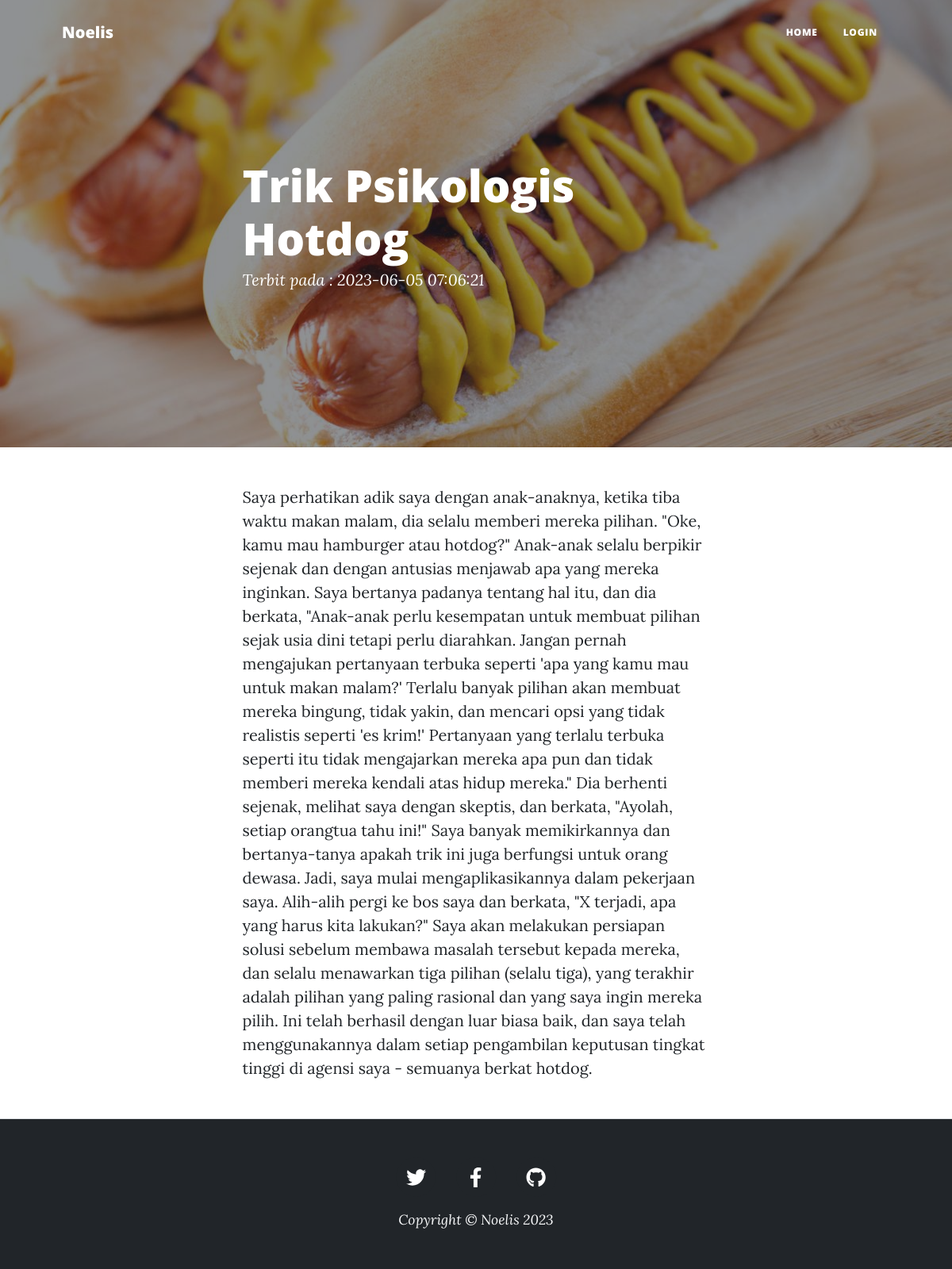
/index.php/blog/detail/artikel-1, run on the app's committed database.
### tables this page shows
CREATE TABLE IF NOT EXISTS `blog` (
`id` int(11) NOT NULL,
  `title` varchar(255) NOT NULL,
  `ringkasan` varchar(255) NOT NULL,
  `content` text NOT NULL,
  `url` varchar(255) NOT NULL,
  `cover` varchar(255) NOT NULL,
  `date` timestamp NOT NULL DEFAULT CURRENT_TIMESTAMP ON UPDATE CURRENT_TIMESTAMP
);

### application/controllers/Blog.php (called while the page is built, shortened)
<?php
class Blog extends CI_Controller {
    public function __construct(){
        $this->load->model('Blog_model');
    }
    public function detail($url)
    {
        $query = $this->Blog_model->getSingleBlog('url',$url);
        $data['blog'] = $query->row_array();
        $this->load->view('detail', $data);
    }
}
?>

### index.php (called while the page is built, shortened)
<?php
require_once BASEPATH.'core/CodeIgniter.php';

### application/models/Blog_model.php (called while the page is built, shortened)
<?php
class Blog_model extends CI_Model {
    public function getSingleBlog($field, $value) {
        $this->db->where($field, $value);
        return $this->db->get("blog");
    }
}

### application/views/detail.php (the view, shortened to what this page needs)
<?php
if(empty($blog['cover'])){
    $cover = base_url().'assets/assets/img/post-bg.jpg';
} else {
    $cover = base_url().'uploads/'.$blog['cover'];
}
?>
    <header class="masthead" style="background-image: url('<?= $cover;?>')">
        <div class="container position-relative px-4 px-lg-5">
            <div class="row gx-4 gx-lg-5 justify-content-center">
                <div class="col-md-10 col-lg-8 col-xl-7">
                    <div class="post-heading">
                        <h1><?=$blog['title'];?></h1>
                        <span class="meta">
                            Terbit pada :
                            <?= $blog['date'];?>
                        </span>
                    </div>
                </div>
            </div>
        </div>
    </header>
    <article class="mb-4">
        <div class="container px-4 px-lg-5">
            <div class="row gx-4 gx-lg-5 justify-content-center">
                <div class="col-md-10 col-lg-8 col-xl-7">
                    <?=$blog['content'];?>
                </div>
            </div>
        </div>
    </article>

### data on the page
blog: cover (picture), title "Trik Psikologis Hotdog", date "2023-06-05 07:06:21", content "Saya perhatikan adik saya dengan anak-anaknya, ketika tiba waktu makan malam, dia selalu memberi mereka pilihan. \"Oke, kamu mau hamburger atau hotdog?\" Anak-anak selalu berpikir sejenak dan dengan antusias menjawab apa yang mereka inginkan. Saya bertanya padanya tentang hal itu, dan dia berkata, \"Anak-anak perlu kesempatan untuk membuat pilihan sejak usia dini tetapi perlu diarahkan. Jangan pernah mengajukan pertanyaan terbuka seperti 'apa yang kamu mau untuk makan malam?' Terlalu banyak pilihan akan membuat mereka bingung, tidak yakin, dan mencari opsi yang tidak realistis seperti 'es krim!' Pertanyaan yang terlalu terbuka seperti itu tidak mengajarkan mereka apa pun dan tidak memberi…"
